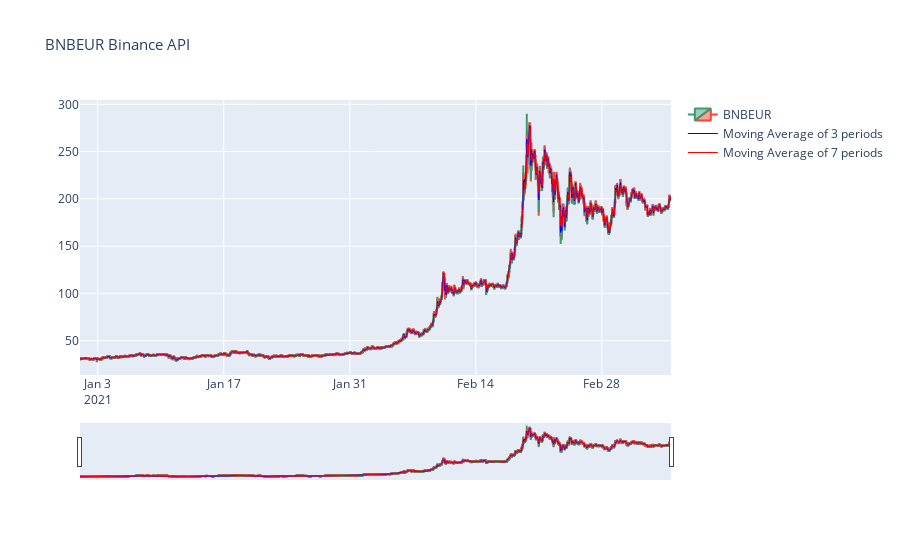

Notebook cell for this chart:
### Code cell
import plotly.graph_objects as go

trace1 = {
    'x': df.index,
    'open': df.open,
    'close': df.close,
    'low': df.low,
    'high': df.high,
    'type': 'candlestick',
    'name': symbol,
    # 'showLegend': False
}

# Calculate and define moving average of 30 periods
avg_7 = df.close.rolling(window=7, min_periods=1).mean()

# Calculate and define moving average of 50 periods
avg_3 = df.close.rolling(window=3, min_periods=1).mean()

trace2 = {
    'x': df.index,
    'y': avg_3,
    'type': 'scatter',
    'mode': 'lines',
    'line': {
        'width': 1,
        'color': 'blue'
            },
    'name': 'Moving Average of 3 periods'
}

trace3 = {
    'x': df.index,
    'y': avg_7,
    'type': 'scatter',
    'mode': 'lines',
    'line': {
        'width': 1,
        'color': 'red'
    },
    'name': 'Moving Average of 7 periods'
}

data = [trace1, trace2, trace3]

layout = go.Layout({
    'title': {
        'text': f'{symbol} Binance API',
        'font': {
            'size': 15
        }
    }
})

fig = go.Figure(data=data, layout=layout)
fig.write_html("Microsoft(MSFT) Moving Averages.html")
# fig.update_layout(yaxis_range=[190,210])
fig.show()

### Figure 1 — Plotly figure (JSON) as saved in the notebook; plotly's stock layout.template omitted (floating-point values rounded to 4 significant figures; data arrays with more than 128 entries replaced by an {"elided": "..."} marker saying what was removed)
{"data": [{"close": {"elided": "6290 float values"}, "high": {"elided": "6290 float values"}, "low": {"elided": "6290 float values"}, "name": "BNBEUR", "open": {"elided": "6290 float values"}, "type": "candlestick", "x": {"elided": "6290 str values"}}, {"line": {"color": "blue", "width": 1}, "mode": "lines", "name": "Moving Average of 3 periods", "type": "scatter", "x": {"elided": "6290 str values"}, "y": {"elided": "6290 float values"}}, {"line": {"color": "red", "width": 1}, "mode": "lines", "name": "Moving Average of 7 periods", "type": "scatter", "x": {"elided": "6290 str values"}, "y": {"elided": "6290 float values"}}], "layout": {"title": {"font": {"size": 15}, "text": "BNBEUR Binance API"}}}
